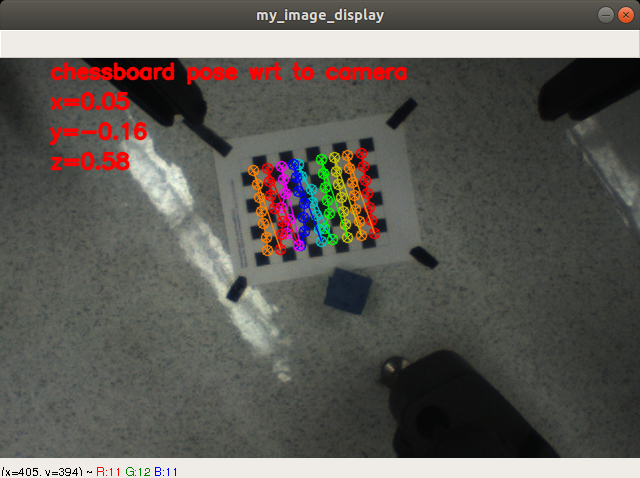
#> input picture test_cv/image2.png, 640 x 478 px, found by its file name
$ python use_track_bar_to_select_color.py   (older library calls are emulated)
#> lines starting #> are read from the running program, lines starting #| are printed output that depends on the picture; after the words box and inside, x2 and y2 are one past the last pixel; in counts of white or black regions, pixels touching at a corner belong together
### test_cv/lib_cv_calib.py


import numpy as np
import cv2
criteria = (cv2.TERM_CRITERIA_EPS + cv2.TERM_CRITERIA_MAX_ITER + cv2.CALIB_CB_FAST_CHECK, 30, 0.001) # termination criteria
import glob
import sympy as sp

import sys, os
PROJECT_PATH=os.path.join(os.path.dirname(__file__))+ "/../"

# [5 lines of commented-out code are left out]
from lib_baxter_camera_config import BaxterCamera_Head, BaxterCamera_LeftHand, BaxterCamera_RightHand, form_T, get_Rp_from_T

# [11 lines left out: function choose_baxter_camera, not called in this run]

class ChessboardLocator(object):
    # Detect chessboard in image, and then calculate it's coords in self.CAMERA's coords.
    # You should set:
    #       * folder where image/images are stored
    #       * which baxter self.CAMERA to use (because we need self.CAMERA info)
    #       * length of the squares in the chessboard
    # then, this script will save the resultant images, with all notations added.
    # [115 lines left out: functions __init__, create_object_points, locate_chessboard, not called in this run]

class Object3DPoseLocator(object):
    # After we know
    #   1. where the table is wrt camera,
    #   2. object is on the table
    #   3. object's pixel in the image
    # We know the object's position wrt camera

    # [107 lines left out: functions __init__, locate_object, _test, not called in this run]

class myTrackbar(object):

    def __init__(self, window_name):
        cv2.namedWindow(window_name)
        # create trackbars for color change
        LB=(35, 43, 46)
        UB=(77, 255, 255)
        self.window_name=window_name
        self.create_bar()
        self.set_bar(LB,UB)

    def nothing(self, x):
        return

    def create_bar(self):
        cv2.createTrackbar('h_low',self.window_name,0,255,self.nothing)
        cv2.createTrackbar('h_high',self.window_name,0,255,self.nothing)
        cv2.createTrackbar('s_low',self.window_name,0,255,self.nothing)
        cv2.createTrackbar('s_high',self.window_name,0,255,self.nothing)
        cv2.createTrackbar('v_low',self.window_name,0,255,self.nothing)
        cv2.createTrackbar('v_high',self.window_name,0,255,self.nothing)

    def set_bar(self,LB,UB):
        cv2.setTrackbarPos('h_high',self.window_name,UB[0])
        cv2.setTrackbarPos('s_high',self.window_name,UB[1])
        cv2.setTrackbarPos('v_high',self.window_name,UB[2])
        cv2.setTrackbarPos('h_low',self.window_name,LB[0])
        cv2.setTrackbarPos('s_low',self.window_name,LB[1])
        cv2.setTrackbarPos('v_low',self.window_name,LB[2])

    def get_trackbar_values_LB_UB(self):
        h_low = cv2.getTrackbarPos('h_low',self.window_name)
        h_high = cv2.getTrackbarPos('h_high',self.window_name)
        s_low = cv2.getTrackbarPos('s_low',self.window_name)
        s_high = cv2.getTrackbarPos('s_high',self.window_name)
        v_low = cv2.getTrackbarPos('v_low',self.window_name)
        v_high = cv2.getTrackbarPos('v_high',self.window_name)
        return (h_low,s_low,v_low),(h_high,s_high,v_high)

# [42 lines left out: function find_object, not called in this run]

def find_object2(img): # This is the more advanced method

    None

### test_cv/use_track_bar_to_select_color.py
#!/usr/bin/env python2
# -*- coding: utf-8 -*-

import cv2
import numpy as np
from lib_cv_calib import myTrackbar

if __name__=="__main__":
    window_name='image'
    trackbar = myTrackbar(window_name)

    while(1):
        img=cv2.imread('test_cv/image2.png')
#> img is the input picture: shape (478, 640, 3); mean B, G, R 86.4, 91.7, 95.1

        LB, UB=trackbar.get_trackbar_values_LB_UB()

        mask=cv2.inRange(img,LB,UB)
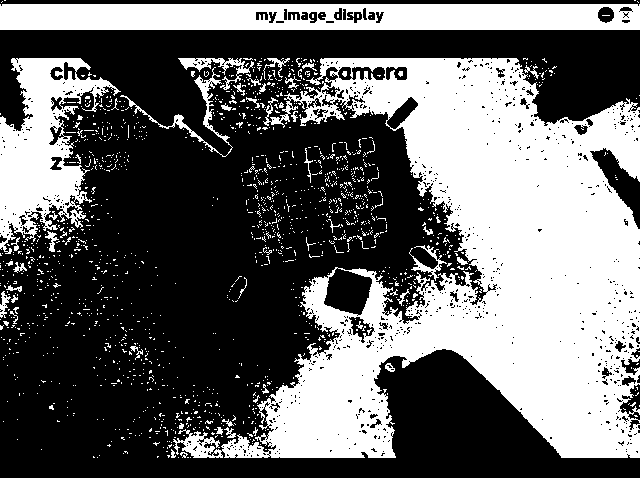
#> mask: shape (478, 640); 40.1% white; 1501 white regions (1450 under 20 px), largest, box (x1, y1, x2, y2) and area: (173, 58, 640, 458) 87952, (0, 4, 640, 30) 15590, (0, 58, 121, 254) 10853
        mask = cv2.cvtColor(mask,cv2.COLOR_GRAY2RGB)

        cv2.imshow(window_name,np.hstack([img,mask]))
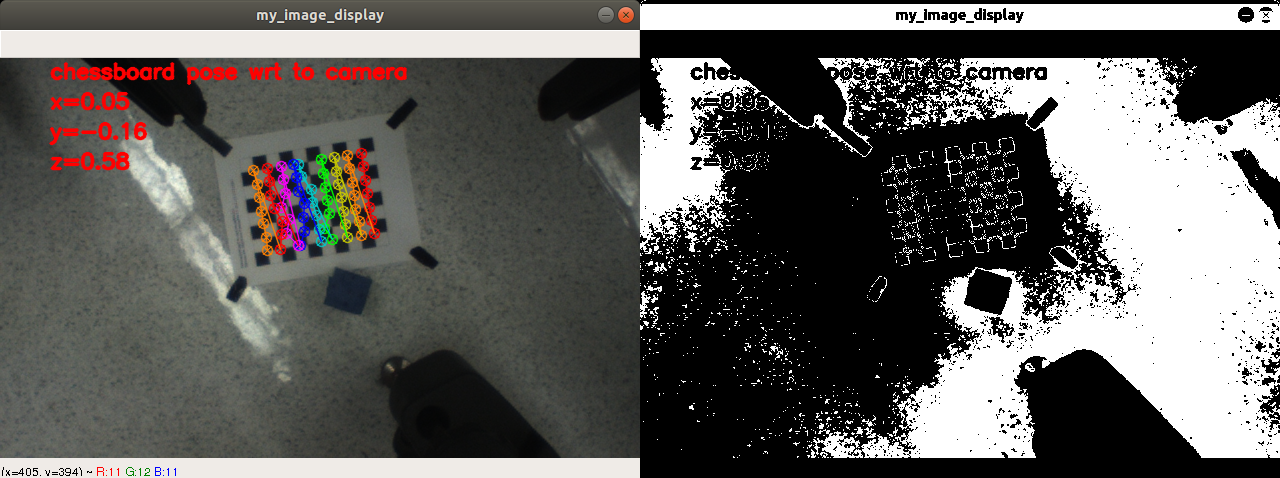
#> window 'image': shape (478, 1280, 3); mean B, G, R 94.3, 97, 98.7

        k = cv2.waitKey(1) & 0xFF
#> (key q is pressed here)
        if k == ord("q"):
            break
    cv2.destroyAllWindows()

$ run again, with test_cv/baxter_left_hand_camera_image.jpg saved as test_cv/image2.png
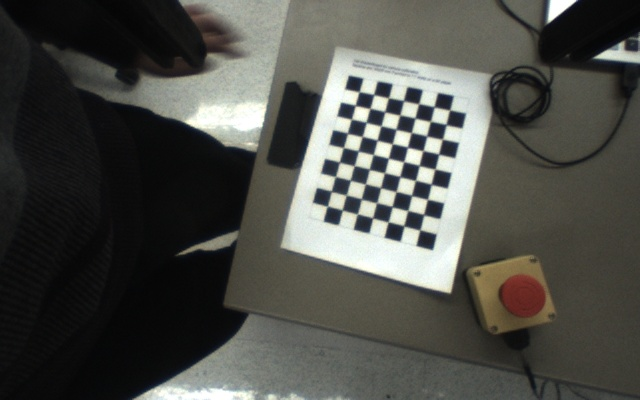
#> input picture test_cv/baxter_left_hand_camera_image.jpg, 640 x 400 px, found by its file name
#> img is the input picture: shape (400, 640, 3); mean B, G, R 72.7, 77.9, 77.3
#> `mask=cv2.inRange(img,LB,UB)`:
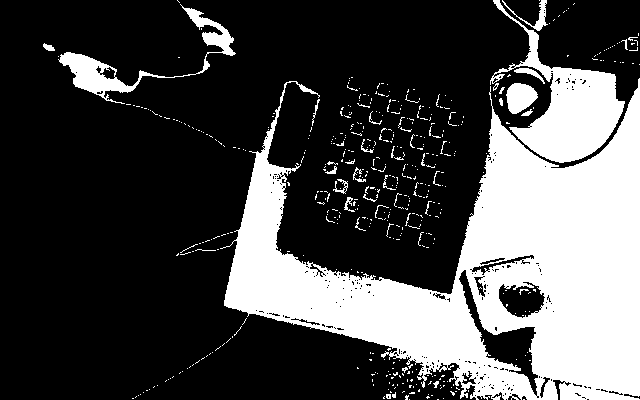
#> mask: shape (400, 640); 28.6% white; 493 white regions (455 under 20 px), largest, box (x1, y1, x2, y2) and area: (220, 78, 640, 400) 59443, (490, 0, 625, 163) 7372, (58, 4, 236, 104) 2624
#> `cv2.imshow(window_name,np.hstack([img,mask]))`:
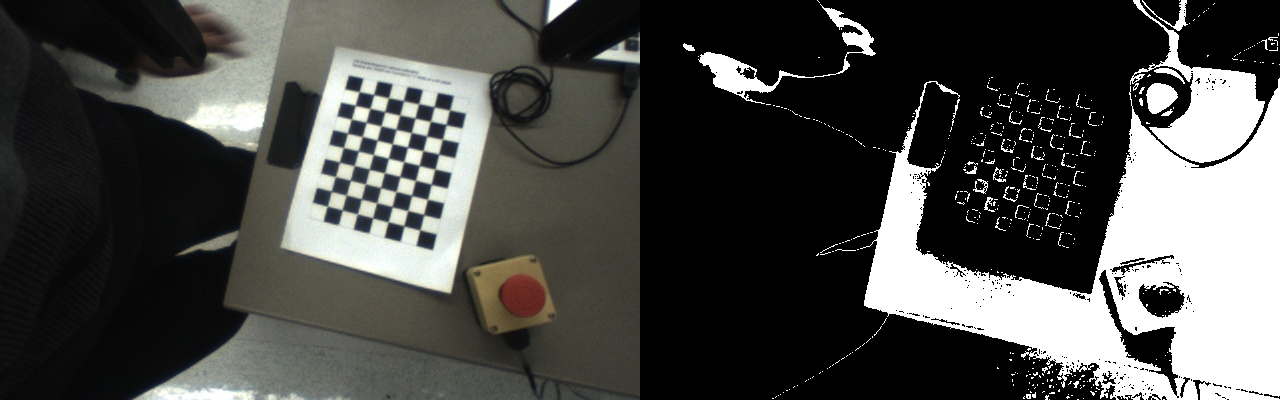
#> window 'image': shape (400, 1280, 3); mean B, G, R 72.8, 75.4, 75.1
